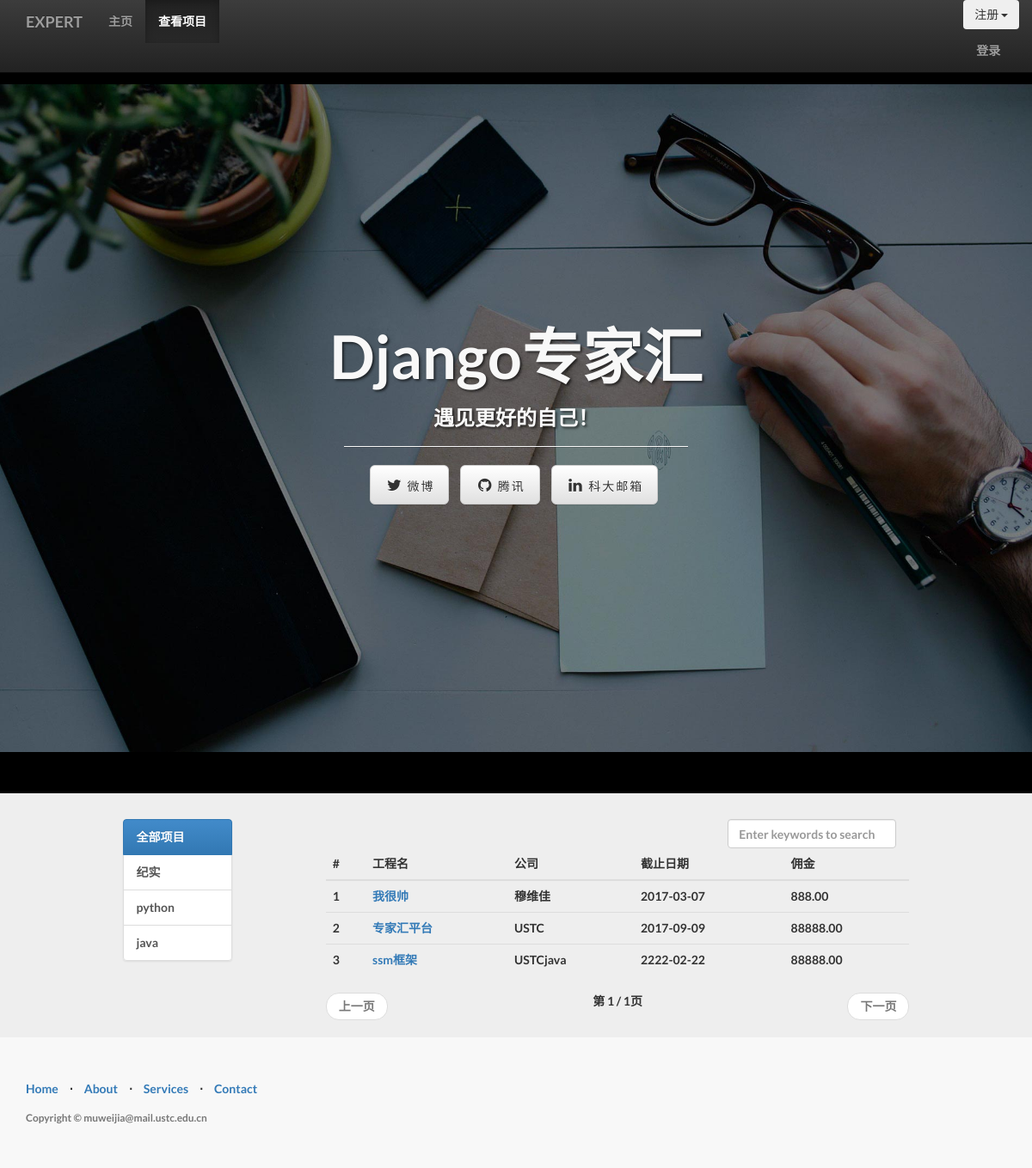
The app's page /view_book_list/ with its own data.
### management/models.py (models this page shows, shortened)
class Book(models.Model):
    name = models.CharField(max_length=128)
    price = models.FloatField()
    author = models.CharField(max_length=128)
    publish_date = models.DateField()
    category = models.CharField(max_length=128)
    class META:
        ordering = ['name']

### management/views.py (the view)
# urls.py: url(r'^view_book_list/$', views.view_book_list, name='view_book_list'),
def view_book_list(request):
    user = request.user if request.user.is_authenticated() else None
    category_list = Book.objects.values_list('category', flat=True).distinct()
    query_category = request.GET.get('category', 'all')
    if (not query_category) or Book.objects.filter(category=query_category).count() is 0:
        query_category = 'all'
        book_list = Book.objects.all()
    else:
        book_list = Book.objects.filter(category=query_category)
    if request.method == 'POST':
        keyword = request.POST.get('keyword', '')
        book_list = Book.objects.filter(name__contains=keyword)
        query_category = 'all'
    paginator = Paginator(book_list, 5)
    page = request.GET.get('page')
    try:
        book_list = paginator.page(page)
    except PageNotAnInteger:
        book_list = paginator.page(1)
    except EmptyPage:
        book_list = paginator.page(paginator.num_pages)
    content = {
        'user': user,
        'active_menu': 'view_book',
        'category_list': category_list,
        'query_category': query_category,
        'book_list': book_list,
    }
    return render(request, 'management/view_book_list.html', content)

### templates/management/view_book_list.html (shortened to what this page needs)
{% extends "management/base.html" %}
{% load staticfiles %}
{% block content %}
    <div class="container">
        <div class="row">
            <div class="col-md-10 col-md-offset-1">
                <div class="col-md-2">
                    <div class="list-group">
                        <a href="{% url 'view_book_list' %}" class="list-group-item" id="id_category_all">
                            全部项目
                        </a>
                        {% for category in category_list %}
                            <a href="{% url 'view_book_list' %}?category={{ category }}" class="list-group-item"
                               id="id_category_{{ category }}">
                                {{ category }}
                            </a>
                        {% endfor %}
                    </div>
                </div>
                <div class="col-md-9 col-md-offset-1">
                    <div class="col-md-4 col-md-offset-8">
                        <form role="form" method="post" name="search_form">
                            <input type="search" class="form-control" name="keyword"
                                   placeholder="Enter keywords to search" id="id_search_input" onkeyup="key_up()"
                                   autofocus>
                        </form>
                    </div>
                    <table class="table table-hover">
                        <thead>
                        <tr>
                            <th>#</th>
                            <th>工程名</th>
                            <th>公司</th>
                            <th>截止日期</th>
                            <th>佣金</th>
                        </tr>
                        </thead>
                        <tbody>
                        {% for book in book_list %}
                            <tr>
                                <td>{{ forloop.counter }}</td>
                                <td><a href="{% url 'detail' %}?id={{ book.id }}">{{ book.name }}</a></td>
                                <td>{{ book.author }}</td>
                                <td>{{ book.publish_date|date:"Y-m-d" }}</td>
                                <td>{{ book.price|floatformat:2 }}</td>
                            </tr>
                        {% empty %}
                            <tr>
                                <td>暂无项目</td>
                            </tr>
                        {% endfor %}
                        </tbody>
                    </table>
                    <nav>
                        <ul class="pager">
                            {% if book_list.has_previous %}
                                <li class="previous"><a
                                        href="?typ={{ query_category }}&page={{ book_list.previous_page_number }}">上一页</a>
                                </li>
                            {% else %}
                                <li class="previous disabled"><a href="#">上一页</a></li>
                            {% endif %}
                            第 {{ book_list.number }} / {{ book_list.paginator.num_pages }}页
                            {% if book_list.has_next %}
                                <li class="next"><a
                                        href="?typ={{ query_category }}&page={{ book_list.next_page_number }}">下一页</a>
                                </li>
                            {% else %}
                                <li class="next disabled"><a href="#">下一页</a></li>
                            {% endif %}
                        </ul>
                    </nav>
                </div>
            </div>
        </div>
    </div>
{% endblock %}

### templates/management/base.html (shortened to what this page needs)
<!DOCTYPE html>
{% load staticfiles %}
<html lang="zh-cn">
<head>
    <link rel="stylesheet" type="text/css" href="{% static 'css/bootstrap.min.css' %}">
    <link rel="stylesheet" type="text/css" href="{% static 'css/bootstrap-theme.min.css' %}">
    <link rel="stylesheet" type="text/css" href="{% static 'css/base.css' %}">
    <link href="{% static 'css/landing-page.css' %}"rel="stylesheet">
    <link href="font-awesome/css/font-awesome.min.css" rel="stylesheet" type="text/css">
</head>
<body>
<nav class="navbar navbar-inverse navbar-fixed-top" role="navigation">
    <div class="container">
        <div class="navbar-header">
            <a href="{% url 'homepage' %}" class="navbar-brand">EXPERT</a>
        </div>
        <div class="collapse navbar-collapse" id="navbar-collapse-basepage">
            <ul class="nav navbar-nav">
                <li id="homepage"><a href="{% url 'homepage' %}">主页</a></li>
                <li id="view_book"><a href="{%url 'view_book_list'%}">查看项目</a></li>
            </ul>
            <ul class="nav navbar-nav navbar-right">
                {% if user %}
                    <li><p class="navbar-text">欢迎你&nbsp;&nbsp;<span id="base_name">{{ user.myuser.nickname }}</span></p>
                    </li>
                    <li><a href="{% url 'logout'%}">注销</a></li>
                    <li><a href="{% url 'set_password' %}">修改密码</a></li>
                {% else %}
                         <div class="dropdown">
                            <button type="button" class="btn dropdown-toggle" id="dropdownMenu1"
                                    data-toggle="dropdown">
                                注册
                                <span class="caret"></span>
                            </button>
                        </div>
                    <li><a href="{%url 'login'%}">登录</a></li>
                {% endif %}
            </ul>
        </div>
    </div>
</nav>
<header class="jumbotron subhead" id="header-base">
    <div class="intro-header">
        <div class="container">
            <div class="row">
                <div class="col-lg-12">
                    <div class="intro-message">
                        <h1>Django专家汇</h1>
                        <h3>遇见更好的自己！ </h3>
                        <hr class="intro-divider">
                        <ul class="list-inline intro-social-buttons">
                            <li>
                                <a href=# class="btn btn-default btn-lg"><i class="fa fa-twitter fa-fw"></i> <span class="network-name">微博</span></a>
                            </li>
                            <li>
                                <a href=# class="btn btn-default btn-lg"><i class="fa fa-github fa-fw"></i> <span class="network-name">腾讯</span></a>
                            </li>
                            <li>
                                <a href="#" class="btn btn-default btn-lg"><i class="fa fa-linkedin fa-fw"></i> <span class="network-name">科大邮箱</span></a>
                            </li>
                        </ul>
                    </div>
                </div>
            </div>
        </div>
    </div>
</header>
{% block content %}{% endblock %}
    <footer>
        <div class="container">
            <div class="row">
                <div class="col-lg-12">
                    <ul class="list-inline">
                        <li>
                            <a href="#">Home</a>
                        </li>
                        <li class="footer-menu-divider">&sdot;</li>
                        <li>
                            <a href="#about">About</a>
                        </li>
                        <li class="footer-menu-divider">&sdot;</li>
                        <li>
                            <a href="#services">Services</a>
                        </li>
                        <li class="footer-menu-divider">&sdot;</li>
                        <li>
                            <a href="#contact">Contact</a>
                        </li>
                    </ul>
                    <p class="copyright text-muted small">Copyright &copy; muweijia@mail.ustc.edu.cn</p>
                </div>
            </div>
        </div>
    </footer>
</body>
</html>

### management/static/css/base.css (style rules this page uses)
body { padding-top: 50px; background-color: #eeeeee; }
#header-base { background-color: #000; color: #fff; }

### management/static/css/landing-page.css (style rules this page uses)
body, html { width: 100%; height: 100%; }
body, h1, h2, h3, h4, h5, h6 { font-family: "Lato","Helvetica Neue",Helvetica,Arial,sans-serif; font-weight: 700; }
.intro-header { padding-top: 50px; padding-bottom: 50px; text-align: center; color: #f8f8f8; background: url(../img/intro-bg.jpg) no-repeat center center; background-size: cover; }
.intro-message { position: relative; padding-top: 20%; padding-bottom: 20%; }
.intro-message > h1 { margin: 0; text-shadow: 2px 2px 3px rgba(0,0,0,0.6); font-size: 5em; }
.intro-divider { width: 400px; border-top: 1px solid #f8f8f8; border-bottom: 1px solid rgba(0,0,0,0.2); }
.intro-message > h3 { text-shadow: 2px 2px 3px rgba(0,0,0,0.6); }
.network-name { text-transform: uppercase; font-size: 14px; font-weight: 400; letter-spacing: 2px; }
footer { padding: 50px 0; background-color: #f8f8f8; }
p.copyright { margin: 15px 0 0; }

### records on screen
Book: name "我很帅", author "穆维佳", publish_date "2017-03-07", price "888.00"
Book: name "专家汇平台", author "USTC", publish_date "2017-09-09", price "88888.00"
Book: name "ssm框架", author "USTCjava", publish_date "2222-02-22", price "88888.00"

### other values on screen
{{ category }} "纪实" "python" "java"
{{ book_list.number }} "1"
{{ book_list.paginator.num_pages }} "1"
